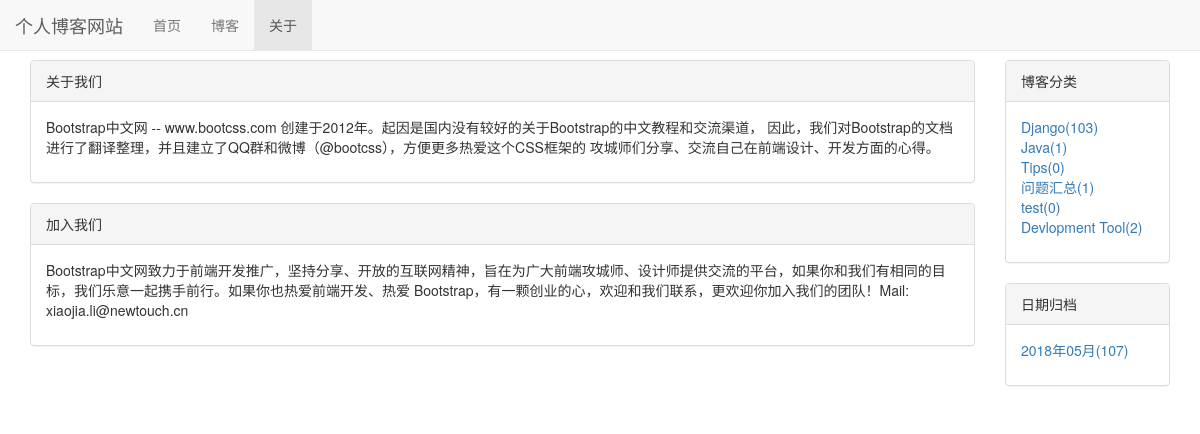
The page /about/ on the database its author committed.
### blog/models.py (models this page shows, shortened)
class BlogType(models.Model):
    type_name = models.CharField(max_length=15)
    author = models.ForeignKey(User, on_delete=models.DO_NOTHING)
    created_time = models.DateTimeField(auto_now_add=True)
    last_time = models.DateTimeField(auto_now=True)

### mysite/views.py (the view)
# urls.py: path('about/', views.about, name='about'),
def about(request):
    blog_dates = Blog.objects.dates('created_time', 'month', order='DESC')
    blog_dates_dict = {}
    for blog_date in blog_dates:
        blog_count = Blog.objects.filter(created_time__year=blog_date.year, created_time__month=blog_date.month).count()
        blog_dates_dict[blog_date] = blog_count
    context = {'blog_types': BlogType.objects.annotate(blog_count=Count('blog')),
               'blog_dates': blog_dates_dict}
    return render(request,'about.html', context)

### templates/about.html (shortened to what this page needs)
{% extends 'base.html' %}
{% load staticfiles %}
{% block nav_about_active %}active{% endblock %}
{% block content %}
    <div class="container">
        <div class="row">
            <div class="col-xs-12 col-sm-8 col-md-9 col-lg-10">
                <div class="panel panel-default">
                    <div class="panel-heading">
                        关于我们
                    </div>
                    <div class="panel-body">
                        <p>Bootstrap中文网 -- www.bootcss.com 创建于2012年。起因是国内没有较好的关于Bootstrap的中文教程和交流渠道， 因此，我们对Bootstrap的文档进行了翻译整理，并且建立了QQ群和微博（@bootcss），方便更多热爱这个CSS框架的 攻城师们分享、交流自己在前端设计、开发方面的心得。</p>
                    </div>
                </div>
                <div class="panel panel-default">
                    <div class="panel-heading">
                        加入我们
                    </div>
                    <div class="panel-body">
                        <p>
                            Bootstrap中文网致力于前端开发推广，坚持分享、开放的互联网精神，旨在为广大前端攻城师、设计师提供交流的平台，如果你和我们有相同的目标，我们乐意一起携手前行。如果你也热爱前端开发、热爱 Bootstrap，有一颗创业的心，欢迎和我们联系，更欢迎你加入我们的团队！Mail: xiaojia.li@newtouch.cn
                        </p>
                    </div>
                </div>
            </div>
            <div class="hidden-xs col-sm-4 col-md-3 col-lg-2">
                <div class="panel panel-default">
                    <div class="panel-heading">博客分类</div>
                    <div class="panel-body">
                        <ul class="list-unstyled">
                            {% for blog_type in blog_types %}
                                <li>
                                    <a href="{% url 'blogs_with_type' blog_type.pk %}">
                                        {{ blog_type.type_name }}({{ blog_type.blog_count }})</a>
                                </li>
                            {% empty %}
                                <li>暂无分类</li>
                            {% endfor %}
                        </ul>
                    </div>
                </div>
                <div class="panel panel-default">
                    <div class="panel-heading">日期归档</div>
                    <div class="panel-body">
                        <ul class="list-unstyled">
                            {% for blog_date, blog_count in blog_dates.items %}
                                <li>
                                    <a href="{%  url 'blogs_with_date' blog_date.year blog_date.month %}">
                                        {{ blog_date|date:"Y年m月" }}({{ blog_count }})
                                    </a>
                                </li>
                            {% empty %}
                                <li>暂无归档</li>
                            {% endfor %}
                        </ul>
                    </div>
                </div>
            </div>
        </div>
    </div>
{% endblock %}

### static/base.css (style rules this page uses)
* { margin: 0px; padding: 0px; }
body { margin-top: 60px!important; }

### rows shown on the page
BlogType: type_name "Django", blog_count "103"
BlogType: type_name "Java", blog_count "1"
BlogType: type_name "Tips", blog_count "0"
BlogType: type_name "问题汇总", blog_count "1"
BlogType: type_name "test", blog_count "0"
BlogType: type_name "Devlopment Tool", blog_count "2"

### other values the page prints
{{ blog_date|date:"Y年m月" }} "2018年05月"
{{ blog_count }} "107"
